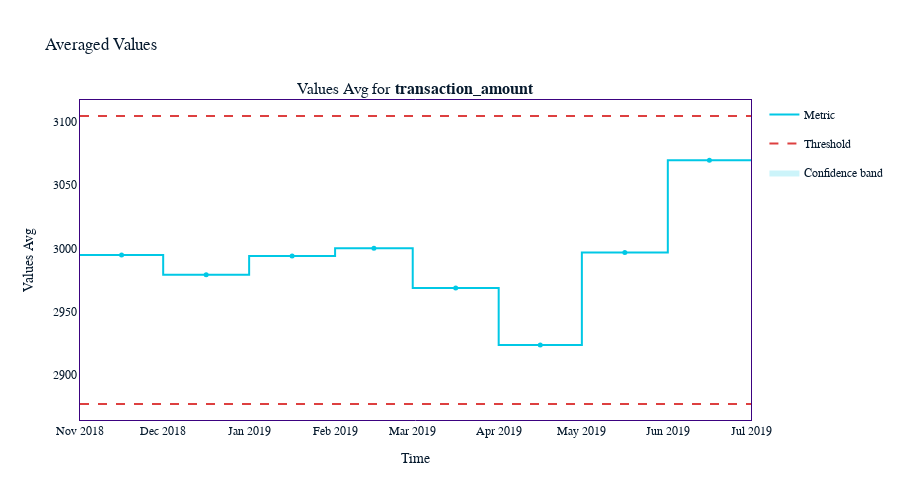

Notebook cell for this chart:
### Code cell
# Look for instances where the monthly average transaction amount differs from the usual, causing an alert.
interested_column = 'transaction_amount'
avg_calculator = nml.SummaryStatsAvgCalculator(column_names = interested_column,
                                            chunk_period = 'm',
                                            timestamp_column_name = 'timestamp')
avg_calc_result = avg_calculator.calculate(analysis)
avg_calc_result.plot().show()

### Figure 1 — Plotly figure (JSON) as saved in the notebook; plotly's stock layout.template omitted (floating-point values rounded to 4 significant figures)
{"data": [{"hoverinfo": "skip", "legendgroup": "metric_analysis", "line": {"color": "#00c8e5", "shape": "hv", "width": 2}, "mode": "lines", "name": "Metric", "showlegend": true, "type": "scatter", "x": ["2018-11-01T00:00:00", "2018-12-01T00:00:00", "2019-01-01T00:00:00", "2019-02-01T00:00:00", "2019-03-01T00:00:00", "2019-04-01T00:00:00", "2019-05-01T00:00:00", "2019-06-01T00:00:00", "2019-06-30T23:59:59.999999"], "xaxis": "x", "y": [2995.0, 2979.0, 2994.0, 3000.0, 2969.0, 2924.0, 2997.0, 3070.0, 3070.0], "yaxis": "y"}, {"customdata": [["Values Avg for <b>transaction_amount</b>", "<b style=\"color:#3b0280;line-height:60px\">Analysis</b>", "", "2018-11", "From <b>Nov-01-2018</b> to <b>Nov-30-2018</b>", 2995.0, 0], ["Values Avg for <b>transaction_amount</b>", "<b style=\"color:#3b0280;line-height:60px\">Analysis</b>", "", "2018-12", "From <b>Dec-01-2018</b> to <b>Dec-31-2018</b>", 2979.0, 0], ["Values Avg for <b>transaction_amount</b>", "<b style=\"color:#3b0280;line-height:60px\">Analysis</b>", "", "2019-01", "From <b>Jan-01-2019</b> to <b>Jan-31-2019</b>", 2994.0, 0], ["Values Avg for <b>transaction_amount</b>", "<b style=\"color:#3b0280;line-height:60px\">Analysis</b>", "", "2019-02", "From <b>Feb-01-2019</b> to <b>Feb-28-2019</b>", 3000.0, 0], ["Values Avg for <b>transaction_amount</b>", "<b style=\"color:#3b0280;line-height:60px\">Analysis</b>", "", "2019-03", "From <b>Mar-01-2019</b> to <b>Mar-31-2019</b>", 2969.0, 0], ["Values Avg for <b>transaction_amount</b>", "<b style=\"color:#3b0280;line-height:60px\">Analysis</b>", "", "2019-04", "From <b>Apr-01-2019</b> to <b>Apr-30-2019</b>", 2924.0, 0], ["Values Avg for <b>transaction_amount</b>", "<b style=\"color:#3b0280;line-height:60px\">Analysis</b>", "", "2019-05", "From <b>May-01-2019</b> to <b>May-31-2019</b>", 2997.0, 0], ["Values Avg for <b>transaction_amount</b>", "<b style=\"color:#3b0280;line-height:60px\">Analysis</b>", "", "2019-06", "From <b>Jun-01-2019</b> to <b>Jun-30-2019</b>", 3070.0, 0]], "hovertemplate": "%{customdata[1]} &nbsp; &nbsp; %{customdata[2]} <br />Chunk: <b>%{customdata[3]}</b> &nbsp; &nbsp; %{customdata[4]} <br />%{customdata[0]}: <b>%{customdata[5]}</b><br />Confidence band: +/- <b>%{customdata[6]}</b><br /><extra></extra>", "legendgroup": "metric_analysis", "marker": {"color": "#00c8e5", "size": 5, "symbol": "circle"}, "mode": "markers", "name": "Metric", "showlegend": false, "type": "scatter", "x": ["2018-11-16T00:00:00", "2018-12-16T12:00:00", "2019-01-16T12:00:00", "2019-02-15T00:00:00", "2019-03-16T12:00:00", "2019-04-16T00:00:00", "2019-05-16T12:00:00", "2019-06-15T23:59:59.999999"], "xaxis": "x", "y": [2995.0, 2979.0, 2994.0, 3000.0, 2969.0, 2924.0, 2997.0, 3070.0, 3070.0], "yaxis": "y"}, {"hoverinfo": "skip", "legendgroup": "alert", "marker": {"color": "#DD4040", "size": 8, "symbol": "diamond"}, "mode": "markers", "name": "Alert", "showlegend": true, "type": "scatter", "x": [], "xaxis": "x", "y": [], "yaxis": "y"}, {"hoverinfo": "skip", "legendgroup": "thresh", "line": {"color": "#DD4040", "dash": "dash", "width": 2}, "mode": "lines", "name": "Threshold", "showlegend": true, "type": "scatter", "x": ["2018-11-01T00:00:00", "2018-12-01T00:00:00", "2019-01-01T00:00:00", "2019-02-01T00:00:00", "2019-03-01T00:00:00", "2019-04-01T00:00:00", "2019-05-01T00:00:00", "2019-06-01T00:00:00", "2019-06-30T23:59:59.999999"], "xaxis": "x", "y": [3105.0, 3105.0, 3105.0, 3105.0, 3105.0, 3105.0, 3105.0, 3105.0, 3105.0], "yaxis": "y"}, {"hoverinfo": "skip", "legendgroup": "thresh", "line": {"color": "#DD4040", "dash": "dash", "width": 2}, "mode": "lines", "name": "Threshold", "showlegend": false, "type": "scatter", "x": ["2018-11-01T00:00:00", "2018-12-01T00:00:00", "2019-01-01T00:00:00", "2019-02-01T00:00:00", "2019-03-01T00:00:00", "2019-04-01T00:00:00", "2019-05-01T00:00:00", "2019-06-01T00:00:00", "2019-06-30T23:59:59.999999"], "xaxis": "x", "y": [2877.0, 2877.0, 2877.0, 2877.0, 2877.0, 2877.0, 2877.0, 2877.0, 2877.0], "yaxis": "y"}, {"connectgaps": true, "hoverinfo": "skip", "line": {"color": "rgba(0,0,0,0)", "shape": "hv"}, "mode": "lines", "name": "Confidence band", "showlegend": false, "type": "scatter", "x": ["2018-11-01T00:00:00", "2018-12-01T00:00:00", "2019-01-01T00:00:00", "2019-02-01T00:00:00", "2019-03-01T00:00:00", "2019-04-01T00:00:00", "2019-05-01T00:00:00", "2019-06-01T00:00:00", "2019-06-30T23:59:59.999999"], "xaxis": "x", "y": [2995.0, 2979.0, 2994.0, 3000.0, 2969.0, 2924.0, 2997.0, 3070.0, 3070.0], "yaxis": "y"}, {"connectgaps": true, "fill": "tonexty", "fillcolor": "rgba(0.0, 0.7843137254901961, 0.8980392156862745, 0.2)", "hoverinfo": "skip", "line": {"color": "rgba(0,0,0,0)", "shape": "hv"}, "mode": "lines", "name": "Confidence band", "showlegend": true, "type": "scatter", "x": ["2018-11-01T00:00:00", "2018-12-01T00:00:00", "2019-01-01T00:00:00", "2019-02-01T00:00:00", "2019-03-01T00:00:00", "2019-04-01T00:00:00", "2019-05-01T00:00:00", "2019-06-01T00:00:00", "2019-06-30T23:59:59.999999"], "xaxis": "x", "y": [2995.0, 2979.0, 2994.0, 3000.0, 2969.0, 2924.0, 2997.0, 3070.0, 3070.0], "yaxis": "y"}], "layout": {"annotations": [{"font": {"size": 16}, "showarrow": false, "text": "Values Avg for <b>transaction_amount</b>", "x": 0.5, "xanchor": "center", "xref": "paper", "y": 1, "yanchor": "bottom", "yref": "paper"}], "height": 500, "hoverlabel": {"bgcolor": "white", "font": {"size": 14}}, "legend": {"itemclick": false, "itemdoubleclick": false, "traceorder": "grouped"}, "paper_bgcolor": "rgba(255,255,255,1)", "plot_bgcolor": "rgba(255,255,255,1)", "title": {"text": "Averaged Values "}, "xaxis": {"anchor": "y", "domain": [0, 1], "linecolor": "#3b0280", "matches": "x", "mirror": true, "showgrid": false, "title": {"text": "Time"}, "zeroline": false}, "yaxis": {"anchor": "x", "domain": [0, 1], "linecolor": "#3b0280", "mirror": true, "showgrid": false, "title": {"text": "Values Avg"}, "zeroline": false}}}
